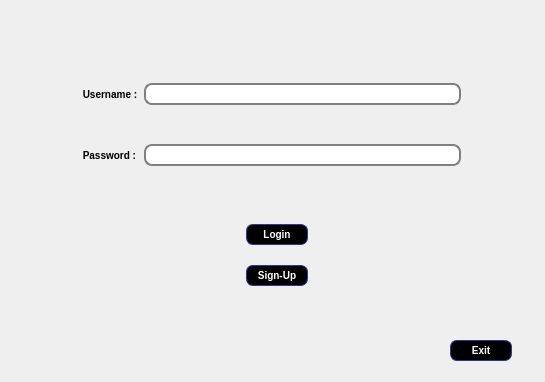
<?xml version="1.0" encoding="UTF-8"?>
<ui version="4.0">
 <class>dialoglogin</class>
 <widget class="QDialog" name="dialoglogin">
  <property name="geometry">
   <rect>
    <x>0</x>
    <y>0</y>
    <width>545</width>
    <height>382</height>
   </rect>
  </property>
  <property name="windowTitle">
   <string>dialoglogin</string>
  </property>
  <property name="styleSheet">
   <string notr="true">QLabel {
font-weight: bold;
font-size: 10px;
}
QLineEdit {
padding: 1px;
border-style: solid;
border: 2px solid gray;
border-radius: 8px;
}


QPushButton {
color: white;
font-weight: bold;
background-color: black;
border-width: 1px;
border-color: #339;
border-style: solid;
border-radius: 7;
padding: 3px;
font-size: 10px;
padding-left: 5px;
padding-right: 5px;
min-width: 50px;
max-width: 50px;
min-height: 13px;
max-height: 13px;
}
QPushButton:hover { background-color: white;
color:black;
text-decoration: underline; }</string>
  </property>
  <widget class="QPushButton" name="exit">
   <property name="geometry">
    <rect>
     <x>450</x>
     <y>340</y>
     <width>62</width>
     <height>21</height>
    </rect>
   </property>
   <property name="cursor">
    <cursorShape>PointingHandCursor</cursorShape>
   </property>
   <property name="text">
    <string>Exit</string>
   </property>
  </widget>
  <widget class="QWidget" name="gridLayoutWidget">
   <property name="geometry">
    <rect>
     <x>190</x>
     <y>210</y>
     <width>174</width>
     <height>91</height>
    </rect>
   </property>
   <layout class="QGridLayout" name="gridLayout">
    <item row="2" column="0">
     <widget class="QPushButton" name="signup">
      <property name="cursor">
       <cursorShape>PointingHandCursor</cursorShape>
      </property>
      <property name="text">
       <string>Sign-Up</string>
      </property>
     </widget>
    </item>
    <item row="0" column="0">
     <widget class="QPushButton" name="login">
      <property name="cursor">
       <cursorShape>PointingHandCursor</cursorShape>
      </property>
      <property name="text">
       <string>Login</string>
      </property>
     </widget>
    </item>
   </layout>
  </widget>
  <widget class="QWidget" name="gridLayoutWidget_2">
   <property name="geometry">
    <rect>
     <x>80</x>
     <y>50</y>
     <width>381</width>
     <height>151</height>
    </rect>
   </property>
   <layout class="QGridLayout" name="gridLayout_2">
    <item row="1" column="1">
     <widget class="QLineEdit" name="password">
      <property name="echoMode">
       <enum>QLineEdit::Password</enum>
      </property>
     </widget>
    </item>
    <item row="0" column="1">
     <widget class="QLineEdit" name="username"/>
    </item>
    <item row="0" column="0">
     <widget class="QLabel" name="label">
      <property name="text">
       <string> Username :</string>
      </property>
     </widget>
    </item>
    <item row="1" column="0">
     <widget class="QLabel" name="label_2">
      <property name="text">
       <string> Password :</string>
      </property>
     </widget>
    </item>
   </layout>
  </widget>
 </widget>
 <resources/>
 <connections/>
</ui>
